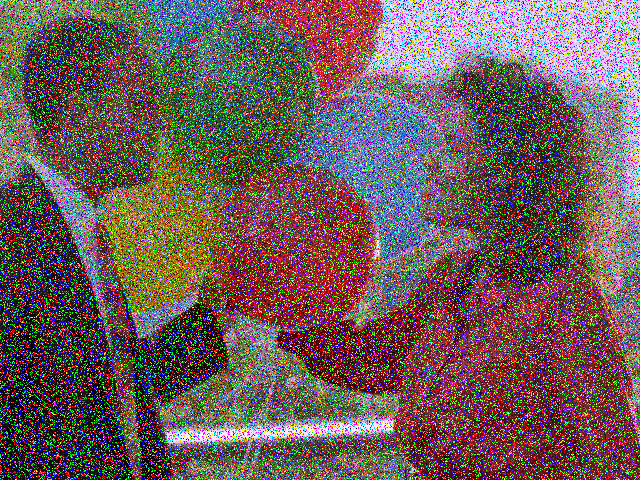
#> input picture src/Images and Videos/balloons_noisy.png, 640 x 480 px, found by its file name
$ python 04-Median_filter.py
#> lines starting #> are read from the running program, lines starting #| are printed output that depends on the picture
'''
output : Median Blurring (Image Smoothing)

Syntax : cv2.GaussianBlur(src, ksize, sigmaX[, dst[, sigmaY[, borderType]]]) ->dst

Blurs an image using the median filter.
The function smoothes an image using the median filter with the ksize×ksize aperture. Each channel of a multi-channel image is processed independently. In-place operation is supported.

Parameters :

src	input 1-, 3-, or 4-channel image; when ksize is 3 or 5, the image depth should be CV_8U, CV_16U, or CV_32F, for larger aperture sizes, it can only be CV_8U.
dst	destination array of the same size and type as src.
ksize	aperture linear size; it must be odd and greater than 1, for example: 3, 5, 7 ...

Reference : https://docs.opencv.org/master/d4/d86/group__imgproc__filter.html#ga564869aa33e58769b4469101aac458f9
'''

import cv2
import numpy as np
import matplotlib.pyplot as plt

# Read image in the form of BGR
image = cv2.imread('../Images and videos/balloons_noisy.png')
#> image is the input picture: shape (480, 640, 3); mean B, G, R 89.9, 92, 109.1

# To display image in the form of RGB in plt.show, we have to convert that into RGB format using cv2.cvtColor function
RGB_image = cv2.cvtColor(image,cv2.COLOR_BGR2RGB)

# The median filter uses BORDER_REPLICATE internally to cope with border pixels, see BorderTypes : https://docs.opencv.org/master/d2/de8/group__core__array.html#ga209f2f4869e304c82d07739337eae7c5
median = cv2.medianBlur(RGB_image, ksize = 5)
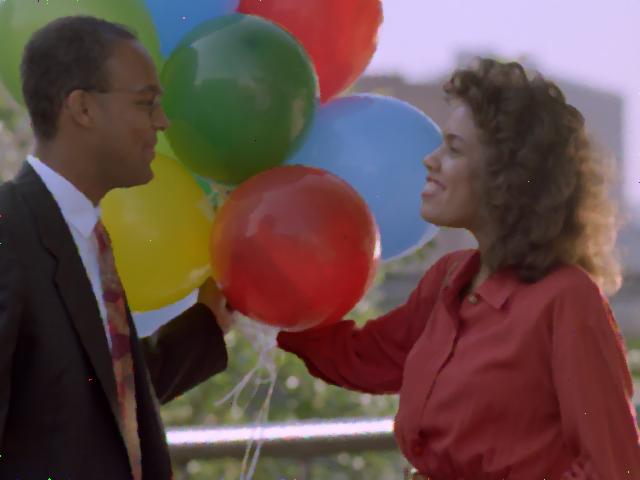
#> median: shape (480, 640, 3); mean R, G, B 100.9, 76.7, 73.6

images = [RGB_image,median]
titles = ['Original', 'Median Smoothening']


for i in range(0,2):
    plt.subplot(1,2,(i+1))
    plt.imshow(images[i])
    plt.title(titles[i])
    plt.axis('off')

plt.show()
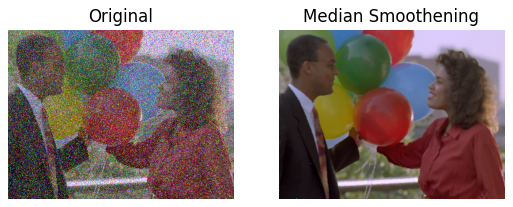
#> figure drawn by matplotlib, 2 panels


# Callback Function which helps to get the position of trackbar
def nothing(x):
    pass

# 1.trackbar name  2.window name 3.minimum value 4.maximum value 5.callback function
cv2.namedWindow('trackbars')
cv2.createTrackbar('ksize','trackbars',0,30,nothing)
cv2.resizeWindow('trackbars',700,50)

while True:

    # Read image
    image = cv2.imread('../Images and videos/noisy_image.png')

    # Get trackbar position
    ksize = cv2.getTrackbarPos('ksize','trackbars')

    # Odd number list
    odd_ksize = [i for i in range(60) if i%2!=0]

#> (the run stopped early here; a loop or call above may not have finished)

$ run again, with src/Images and Videos/Document_04.png copied over src/Images and Videos/balloons_noisy.png
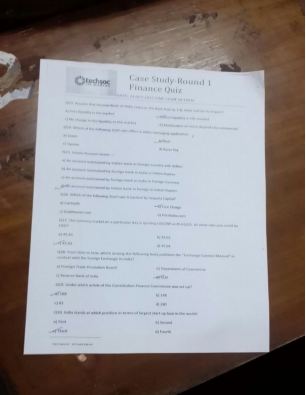
#> input picture src/Images and Videos/Document_04.png, 306 x 395 px, found by its file name
#> image is the input picture: shape (395, 306, 3); mean B, G, R 141.2, 140.3, 145.1
#> `plt.show()`:
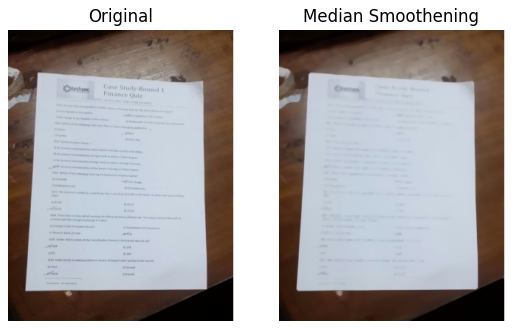
#> figure drawn by matplotlib, 2 panels

$ run again, with src/Images and Videos/basic pr1.png copied over src/Images and Videos/balloons_noisy.png
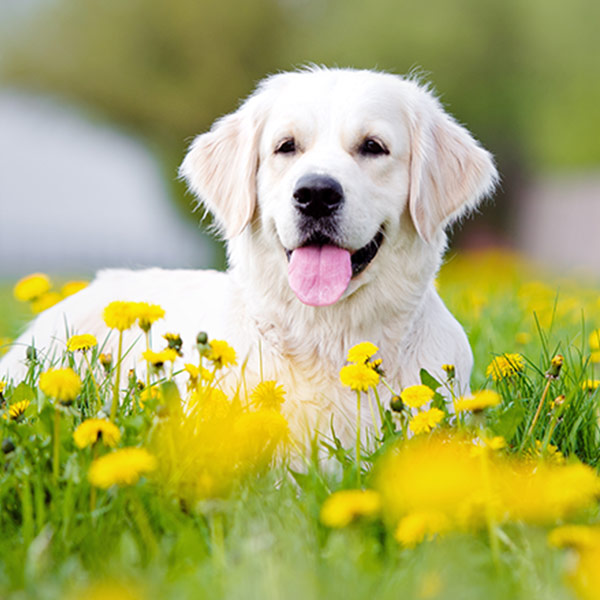
#> input picture src/Images and Videos/basic pr1.png, 600 x 600 px, found by its file name
#> image is the input picture: shape (600, 600, 3); mean B, G, R 104.5, 173, 171.1
#> `median = cv2.medianBlur(RGB_image, ksize = 5)`:
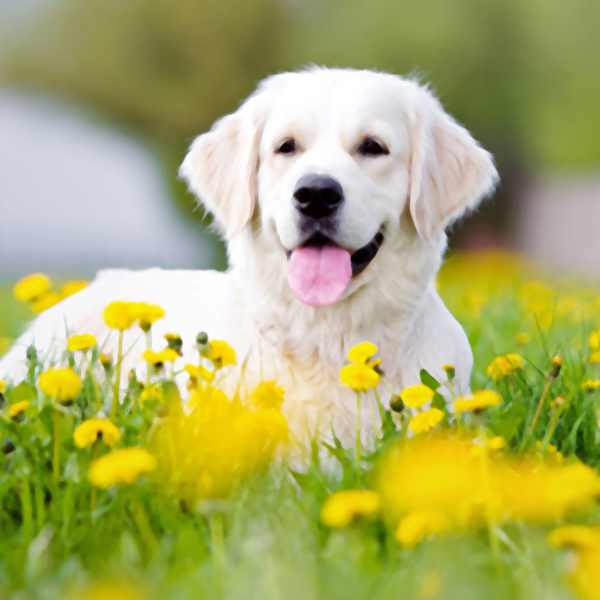
#> median: shape (600, 600, 3); mean R, G, B 171.3, 173.2, 104.3
#> `plt.show()`:
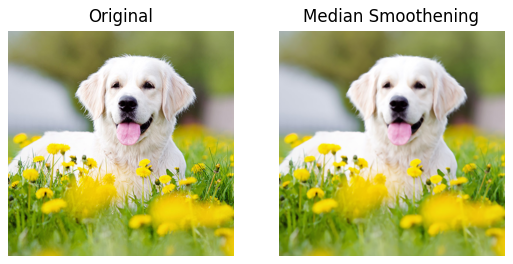
#> figure drawn by matplotlib, 2 panels
